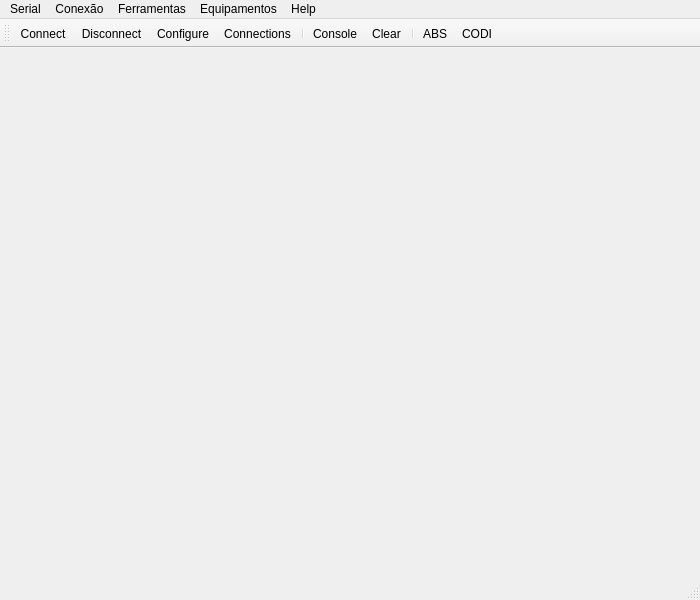
<?xml version="1.0" encoding="UTF-8"?>
<ui version="4.0">
 <class>MainWindow</class>
 <widget class="QMainWindow" name="MainWindow">
  <property name="geometry">
   <rect>
    <x>0</x>
    <y>0</y>
    <width>700</width>
    <height>600</height>
   </rect>
  </property>
  <property name="windowTitle">
   <string>Dtech v0.1</string>
  </property>
  <widget class="QWidget" name="centralWidget">
   <layout class="QVBoxLayout" name="verticalLayout"/>
  </widget>
  <widget class="QMenuBar" name="menuBar">
   <property name="geometry">
    <rect>
     <x>0</x>
     <y>0</y>
     <width>700</width>
     <height>19</height>
    </rect>
   </property>
   <widget class="QMenu" name="menuCalls">
    <property name="title">
     <string>Serial</string>
    </property>
    <addaction name="actionConnect"/>
    <addaction name="actionDisconnect"/>
    <addaction name="actionConsole"/>
    <addaction name="separator"/>
    <addaction name="actionQuit"/>
   </widget>
   <widget class="QMenu" name="menuTools">
    <property name="title">
     <string>Ferramentas</string>
    </property>
    <addaction name="actionConfigure"/>
    <addaction name="actionClear"/>
   </widget>
   <widget class="QMenu" name="menuHelp">
    <property name="title">
     <string>Help</string>
    </property>
    <addaction name="actionAbout"/>
    <addaction name="actionAboutQt"/>
   </widget>
   <widget class="QMenu" name="menuEquipments">
    <property name="title">
     <string>Equipamentos</string>
    </property>
    <addaction name="actionABS"/>
    <addaction name="actionDesbloquear_ABS"/>
    <addaction name="actionCODI"/>
   </widget>
   <widget class="QMenu" name="menuSocket">
    <property name="title">
     <string>Conexão</string>
    </property>
    <addaction name="actionSocketConnect"/>
   </widget>
   <addaction name="menuCalls"/>
   <addaction name="menuSocket"/>
   <addaction name="menuTools"/>
   <addaction name="menuEquipments"/>
   <addaction name="menuHelp"/>
  </widget>
  <widget class="QToolBar" name="mainToolBar">
   <attribute name="toolBarArea">
    <enum>TopToolBarArea</enum>
   </attribute>
   <attribute name="toolBarBreak">
    <bool>false</bool>
   </attribute>
   <addaction name="actionConnect"/>
   <addaction name="actionDisconnect"/>
   <addaction name="actionConfigure"/>
   <addaction name="actionSocketConnect"/>
   <addaction name="separator"/>
   <addaction name="actionConsole"/>
   <addaction name="actionClear"/>
   <addaction name="separator"/>
   <addaction name="actionABS"/>
   <addaction name="actionCODI"/>
  </widget>
  <widget class="QStatusBar" name="statusBar"/>
  <action name="actionAbout">
   <property name="text">
    <string>&amp;About</string>
   </property>
   <property name="toolTip">
    <string>About program</string>
   </property>
   <property name="shortcut">
    <string>Alt+A</string>
   </property>
  </action>
  <action name="actionAboutQt">
   <property name="text">
    <string>About Qt</string>
   </property>
  </action>
  <action name="actionConnect">
   <property name="icon">
    <iconset resource="dtech.qrc">
     <normaloff>:/images/connect.png</normaloff>:/images/connect.png</iconset>
   </property>
   <property name="text">
    <string>C&amp;onnect</string>
   </property>
   <property name="toolTip">
    <string>Connect to serial port</string>
   </property>
   <property name="shortcut">
    <string>Ctrl+O</string>
   </property>
  </action>
  <action name="actionDisconnect">
   <property name="icon">
    <iconset resource="dtech.qrc">
     <normaloff>:/images/disconnect.png</normaloff>:/images/disconnect.png</iconset>
   </property>
   <property name="text">
    <string>&amp;Disconnect</string>
   </property>
   <property name="toolTip">
    <string>Disconnect from serial port</string>
   </property>
   <property name="shortcut">
    <string>Ctrl+D</string>
   </property>
  </action>
  <action name="actionConfigure">
   <property name="icon">
    <iconset resource="dtech.qrc">
     <normaloff>:/images/settings.png</normaloff>:/images/settings.png</iconset>
   </property>
   <property name="text">
    <string>&amp;Configure</string>
   </property>
   <property name="toolTip">
    <string>Configure serial port</string>
   </property>
   <property name="shortcut">
    <string>Alt+C</string>
   </property>
  </action>
  <action name="actionClear">
   <property name="icon">
    <iconset resource="dtech.qrc">
     <normaloff>:/images/clear.png</normaloff>:/images/clear.png</iconset>
   </property>
   <property name="text">
    <string>C&amp;lear</string>
   </property>
   <property name="toolTip">
    <string>Clear data</string>
   </property>
   <property name="shortcut">
    <string>Alt+L</string>
   </property>
  </action>
  <action name="actionQuit">
   <property name="icon">
    <iconset resource="dtech.qrc">
     <normaloff>:/images/application-exit.png</normaloff>:/images/application-exit.png</iconset>
   </property>
   <property name="text">
    <string>&amp;Quit</string>
   </property>
   <property name="shortcut">
    <string>Ctrl+Q</string>
   </property>
  </action>
  <action name="actionABS">
   <property name="icon">
    <iconset resource="dtech.qrc">
     <normaloff>:/images/ABS.png</normaloff>:/images/ABS.png</iconset>
   </property>
   <property name="text">
    <string>ABS</string>
   </property>
   <property name="shortcut">
    <string>Ctrl+A</string>
   </property>
  </action>
  <action name="actionSocketConnect">
   <property name="icon">
    <iconset resource="dtech.qrc">
     <normaloff>:/images/internet.png</normaloff>:/images/internet.png</iconset>
   </property>
   <property name="text">
    <string>Connections</string>
   </property>
   <property name="shortcut">
    <string>Ctrl+S</string>
   </property>
  </action>
  <action name="actionConsole">
   <property name="icon">
    <iconset resource="dtech.qrc">
     <normaloff>:/images/console.png</normaloff>:/images/console.png</iconset>
   </property>
   <property name="text">
    <string>Console</string>
   </property>
  </action>
  <action name="actionCODI">
   <property name="icon">
    <iconset resource="dtech.qrc">
     <normaloff>:/images/led.png</normaloff>:/images/led.png</iconset>
   </property>
   <property name="text">
    <string>CODI</string>
   </property>
   <property name="shortcut">
    <string>Ctrl+O</string>
   </property>
  </action>
  <action name="actionDesbloquear_ABS">
   <property name="text">
    <string>Desbloquear ABS</string>
   </property>
  </action>
 </widget>
 <layoutdefault spacing="6" margin="11"/>
 <resources>
  <include location="dtech.qrc"/>
 </resources>
 <connections/>
</ui>
